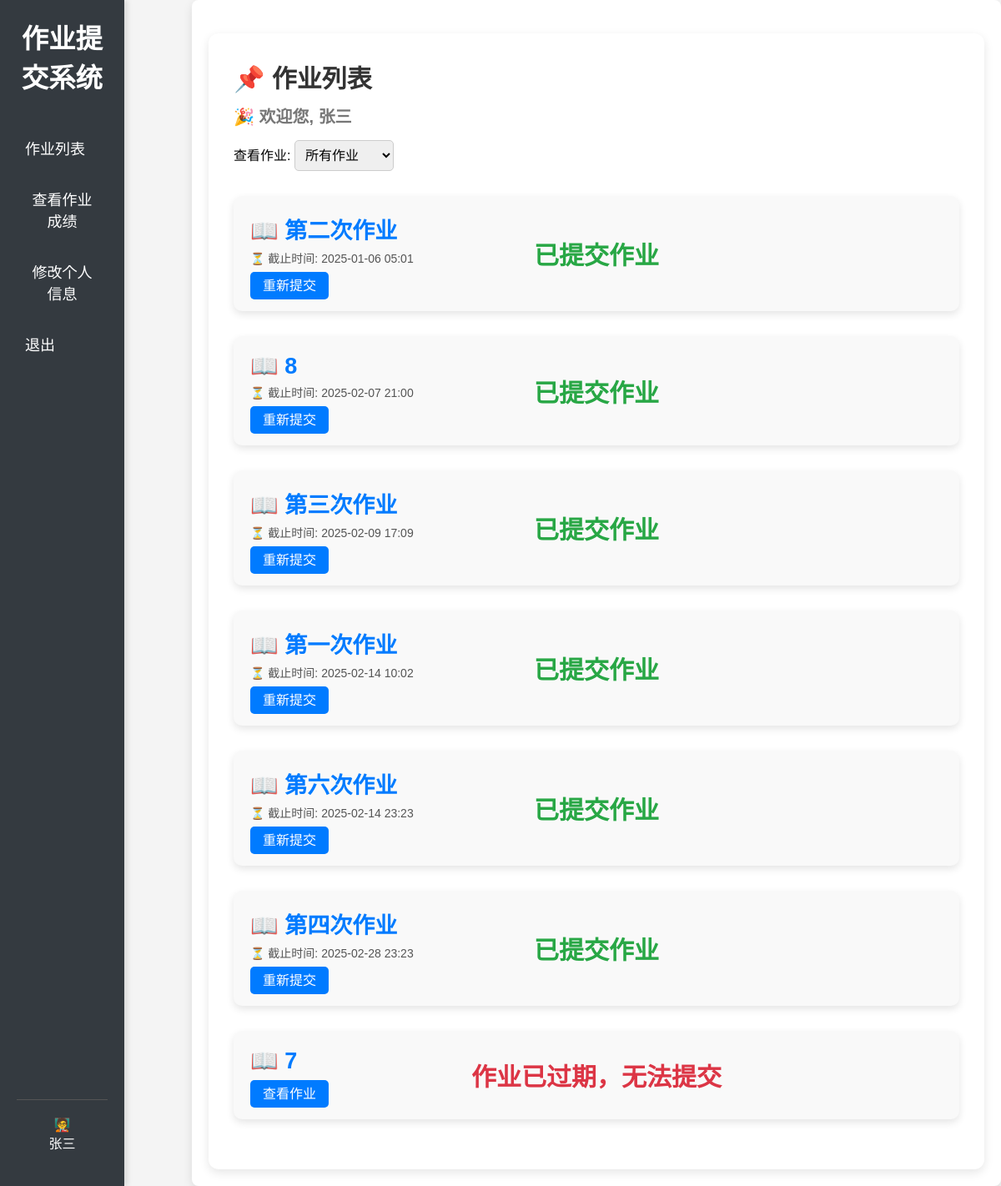
/assignments/ (signed in), run on an earlier commit of the app's database.
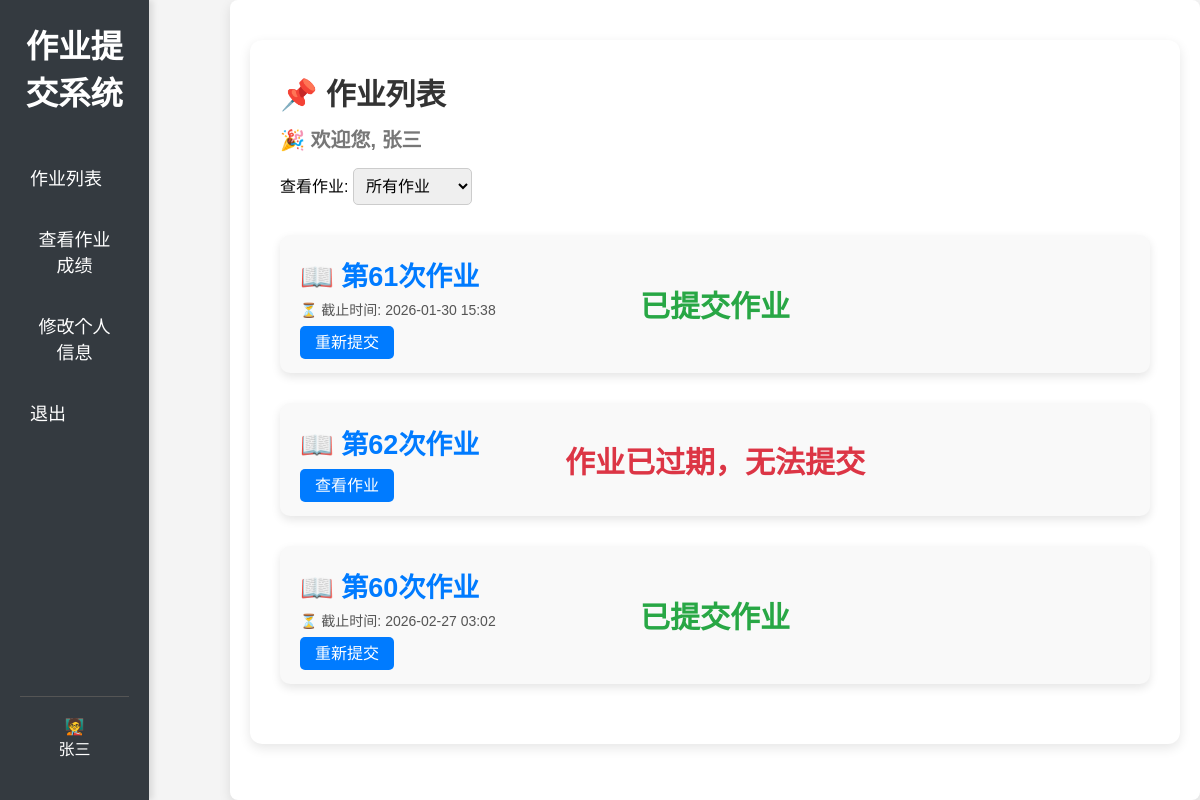
And on a later commit of the database.
### assignment_system/models.py (models this page shows, shortened)
class CustomUser(AbstractUser):
    number = models.IntegerField(unique=True, verbose_name='学号', null=True, blank=True)
    name = models.CharField(max_length=100, verbose_name='姓名', default='Unknown')
    is_teacher = models.BooleanField(default=False, verbose_name="是否为老师")
    email = models.EmailField(max_length=254, verbose_name='邮箱', blank=True, null=True)  # 新增邮箱字段
    id = models.BigAutoField(primary_key=True)

class Assignment(models.Model):
    title = models.CharField(max_length=200)
    description = models.TextField()
    due_date = models.DateTimeField()
    file = models.FileField(upload_to='submissions/', blank=True, null=True)
    custom_fields = models.JSONField(default=list, blank=True, null=True)

### assignment_system/views/student_views.py (the view)
# urls.py: path("assignments/", student_views.assignment_list, name="assignment_list"),
def assignment_list(request):
    if not request.user.is_authenticated:
        return redirect("custom_login")
    now = timezone.now()
    filter_type = request.GET.get("filter", "all")
    assignments = Assignment.objects.all().order_by("due_date")
    submissions = Submission.objects.filter(
        student=request.user,
        assignment=OuterRef("pk")
    )
    assignments = assignments.annotate(has_submission=Exists(submissions))
    if filter_type == "not_submitted":
        assignments = assignments.filter(has_submission=False)
    return render(
        request,
        "student/assignment_list.html",
        {
            "assignments": assignments,
            "now": now,
            "filter": filter_type,
            "user": request.user,
        }
    )

### assignment_system/templates/student/assignment_list.html (shortened to what this page needs)
{% extends 'base.html' %}
{% block content %}
<div class="container">
    <div class="header">
        <h2 class="title">📌 作业列表</h2>
        <h3 class="welcome">🎉 欢迎您, {{ user.name }}</h3>
        <div class="filter-options">
            <label for="assignment-filter">查看作业:</label>
            <select id="assignment-filter" onchange="location = this.value;">
                <option value="{% url 'assignment_list' %}?filter=all" {% if filter == 'all' %}selected{% endif %}>所有作业</option>
            </select>
        </div>
    </div>
    <ul class="assignment-list">
        {% for assignment in assignments %}
            <li class="assignment-item">
                <div class="assignment-info">
                    <a  class="assignment-link">
                        <h2>📖 {{ assignment.title }}</h2>
                    </a>
                    {% if assignment.due_date > now or assignment.has_submission %}
                    <span class="due-date">⏳ 截止时间: {{ assignment.due_date|date:"Y-m-d H:i" }}</span>
                    {% endif %}
                    <div class="submit-actions">
                        {% if assignment.has_submission %}
                        <a href="{% url 'student_submission' assignment.id %}" class="submit-button">重新提交</a>
                        {% else %}
                        <a href="{% url 'student_submission' assignment.id %}" class="submit-button">查看作业</a>
                        {% endif %}
                    </div>
                </div>
                <div class="status-container">
                    {% if assignment.has_submission %}
                    <span class="status status-submitted">已提交作业</span>
                    {% else %}
                    {% if assignment.due_date < now %}
                    <span class="status status-overdue">作业已过期，无法提交</span>
                    {% else %}
                    <span class="status status-not-submitted">未提交作业</span>
                    {% endif %}
                    {% endif %}
                </div>
            </li>
        {% empty %}
            <li class="no-assignment">暂无作业</li>
        {% endfor %}
    </ul>
</div>
{% endblock %}

### assignment_system/templates/base.html (shortened to what this page needs)
<!DOCTYPE html>
<html lang="en">
<head>
</head>
<body>
    <header>
        {% if user.is_teacher %}
        <h1>作业管理系统</h1>
        {% else %}
        <h1>作业提交系统</h1>
        {% endif %}
        <nav>
            <ul>
                {% if not user.is_teacher %}
                    <li><a href="{% url 'assignment_list' %}" class="active">作业列表</a></li>
                    <li><a href="{% url 'check_grade' %}">查看作业成绩</a></li>
                    <li><a href="{% url 'update_profile' %}">修改个人信息</a></li>
                    <li><a href="{% url 'custom_login' %}">退出</a></li>
                {% endif %}
            </ul>
        </nav>
        <div class="user-info">
            {% if user.is_teacher %}
            <p>👩‍🎓</p>
            <p>{{ user.name }}</p>
            {% else %}
            <p>🧑‍🏫</p>
            <p>{{ user.name }}</p>
            {% endif %}
        </div>
    </header>
    <main>
        {% block content %}{% endblock %}
    </main>
</body>
</html>

### assignment_system/templates/base.html (style rules this page uses)
* { margin: 0; padding: 0; box-sizing: border-box; }
body { font-family: 'Arial', sans-serif; background-color: #f4f4f4; display: flex; min-height: 100vh; }
header { position: fixed; width: 12.4%; height: 100%; background-color: #343a40; color: white; padding: 20px; text-align: center; box-shadow: 4px 0px 6px rgba(0, 0, 0, 0.1); display: flex; flex-direction: column; }
header h1 { font-size: 24px; margin-bottom: 40px; font-weight: bold; }
nav { width: 100%; flex-grow: 1; }
nav ul { list-style: none; padding: 0; }
nav ul li { margin: 15px 0; }
nav ul li a { color: white; text-decoration: none; font-size: 18px; display: flex; align-items: center; padding: 10px; border-radius: 5px; transition: background 0.3s ease; }
.user-info { margin-top: auto; padding: 20px 0; border-top: 1px solid #555; }
.user-info p { font-size: 16px; text-align: center; }
main { margin-left: 230px; padding: 20px; background-color: white; border-radius: 8px; box-shadow: 0 4px 12px rgba(0, 0, 0, 0.1); flex-grow: 1; }
header h1 { font-size: 32.4px; margin-bottom: 25px; font-weight: bold; }

### assignment_system/templates/student/assignment_list.html (style rules this page uses)
.container { background: #fff; padding: 30px; border-radius: 12px; box-shadow: 0 4px 12px rgba(0, 0, 0, 0.1); text-align: left; margin-top: 20px; }
.title { font-size: 30px; color: #333; margin-bottom: 10px; }
.welcome { font-size: 20px; color: #777; }
.filter-options { margin-top: 15px; }
.filter-options select { padding: 8px; font-size: 16px; border-radius: 5px; border: 1px solid #ccc; }
.assignment-list { list-style-type: none; padding: 0; margin-top: 25px; }
.assignment-item { background: #f9f9f9; padding: 20px; margin: 30px 0; border-radius: 10px; display: flex; justify-content: space-between; align-items: center; gap: 15px; flex-wrap: wrap; box-shadow: 0 4px 10px rgba(0, 0, 0, 0.1); transition: background-color 0.3s ease, transform 0.2s; position: relative; }
.assignment-info { flex-grow: 1; display: flex; flex-direction: column; }
.assignment-link { font-size: 18px; font-weight: bold; color: #007BFF; text-decoration: none; }
.due-date { font-size: 14px; color: #555; margin-top: 5px; }
.submit-actions { margin-top: 10px; }
.submit-button { background-color: #007BFF; color: white; padding: 8px 15px; font-size: 16px; text-decoration: none; border-radius: 5px; transition: background-color 0.3s ease; }
.status-container { text-align: center; flex-basis: 100%; position: absolute; top: 50%; left: 50%; transform: translate(-50%, -50%); }
.status { font-size: 30px; font-weight: bold; text-align: center; color: white; padding: 8px 15px; border-radius: 5px; }
.status-submitted { color: #28a745; }
.status-overdue { color: #dc3545; }

What changed in the data, as far as the page shows it:
removed Assignment: title "第二次作业", due_date "2025-01-06 05:01", shows "重新提交", shows "已提交作业"
removed Assignment: title "8", due_date "2025-02-07 21:00", shows "重新提交", shows "已提交作业"
removed Assignment: title "第三次作业", due_date "2025-02-09 17:09", shows "重新提交", shows "已提交作业"
removed Assignment: title "第一次作业", due_date "2025-02-14 10:02", shows "重新提交", shows "已提交作业"
removed Assignment: title "第六次作业", due_date "2025-02-14 23:23", shows "重新提交", shows "已提交作业"
removed Assignment: title "第四次作业", due_date "2025-02-28 23:23", shows "重新提交", shows "已提交作业"
removed Assignment: title "7", shows "查看作业", shows "作业已过期，无法提交"
added Assignment: title "第61次作业", due_date "2026-01-30 15:38", shows "重新提交", shows "已提交作业"
added Assignment: title "第62次作业", shows "查看作业", shows "作业已过期，无法提交"
added Assignment: title "第60次作业", due_date "2026-02-27 03:02", shows "重新提交", shows "已提交作业"
